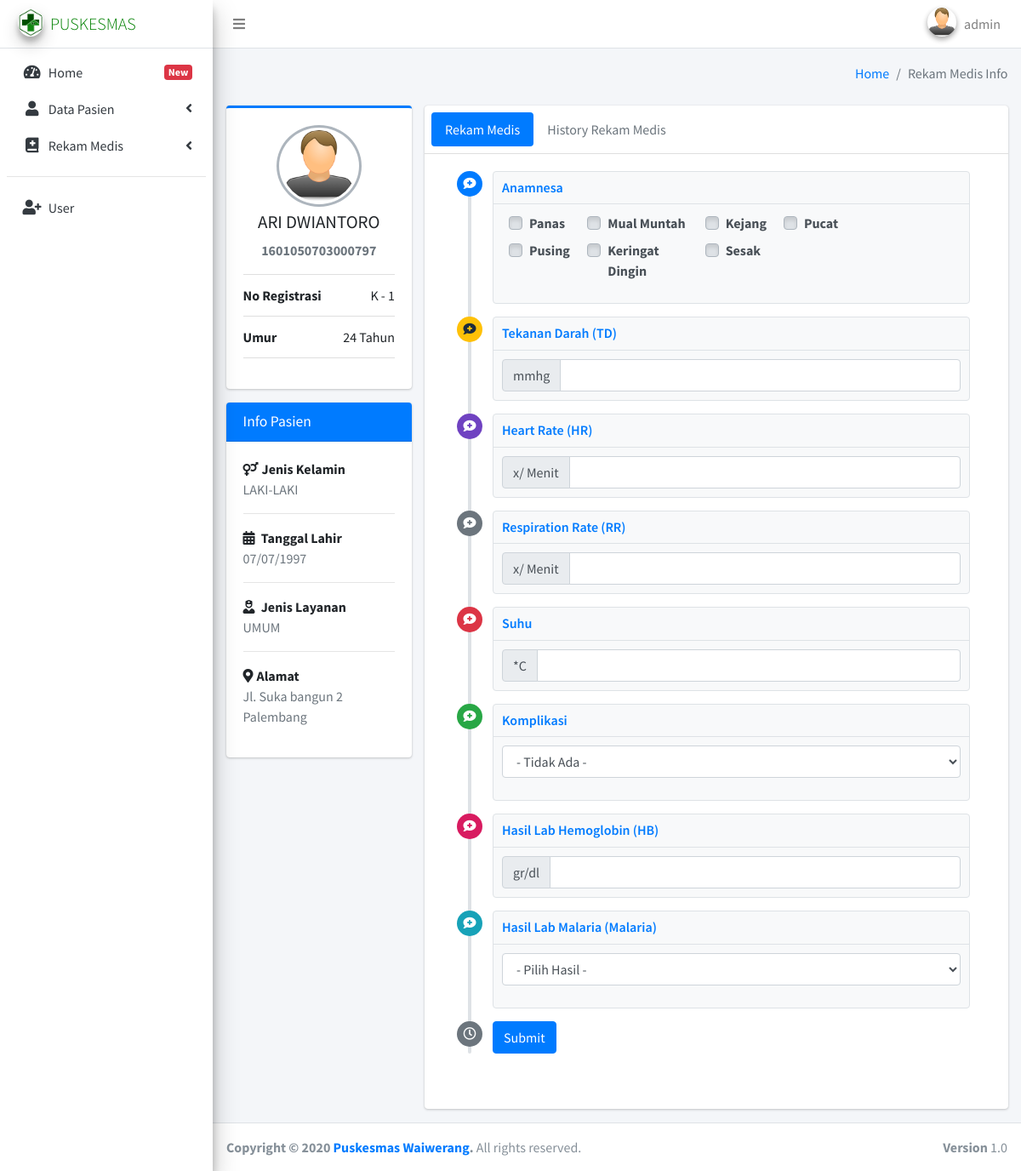
The page /pages/index.php?page=Form_Rekmde&id=1 (signed in) on the database its author committed.
### tables this page shows
CREATE TABLE `pasien` (
  `no_pasien` int(30) NOT NULL,
  `nik` varchar(50) NOT NULL,
  `nama` varchar(50) NOT NULL,
  `jk` varchar(2) NOT NULL,
  `tgl_lahir` date NOT NULL,
  `alamat` text NOT NULL,
  `jenis_layanan` varchar(20) NOT NULL,
  `no_layanan` varchar(50) DEFAULT NULL,
  `tanggal_regis` date NOT NULL
);

### pages/rekmed/rekmed_info.php (the view, shortened to what this page needs)
<?php
include "conn/koneksi.php";
$ID = $_GET['id'];
$query = mysqli_query($conn, "SELECT * FROM pasien WHERE no_pasien= $ID");
$data = mysqli_fetch_array($query);
?>
<section class="content-header">
  <div class="container-fluid">
    <div class="row mb-2">
      <div class="col-sm-6">
      </div>
      <div class="col-sm-6">
        <ol class="breadcrumb float-sm-right">
          <li class="breadcrumb-item"><a href="index.php">Home</a></li>
          <li class="breadcrumb-item active">Rekam Medis Info</li>
        </ol>
      </div>
    </div>
  </div>
</section>
<section class="content">
  <div class="container-fluid">
    <div class="row">
      <div class="col-md-3">
        <div class="card card-primary card-outline">
          <div class="card-body box-profile">
            <div class="text-center">
              <img class="profile-user-img img-fluid img-circle"
              src="../dist/img/user.png"
              alt="User profile picture">
            </div>
            <h3 class="profile-username text-center"><?php echo strtoupper($data['nama']);?></h3>
            <p class="text-muted text-center"><b><?php echo $data['nik'];?></b></p>
            <ul class="list-group list-group-unbordered mb-3">
              <li class="list-group-item">
                <b>No Registrasi</b> <a class="float-right">K - <?php echo $data['no_pasien'];?></a>
              </li>
              <li class="list-group-item">
                <b>Umur</b><a class="float-right">
                  <?php
                  $tanggal = new DateTime($data['tgl_lahir']);
                  $today = new DateTime('today');
                  $y = $today->diff($tanggal)->y;
                  $m = $today->diff($tanggal)->m;
                  if($y > "6")
                  {
                    echo $y.' Tahun';
                  }elseif ($y == "0") {
                    echo $m.' Bulan';
                  }elseif ($y > "0") {
                    echo $y.' tahun';
                  };
                  ?>
                </a>
              </li>
            </ul>
          </div>
        </div>
        <div class="card card-primary">
          <div class="card-header">
            <h3 class="card-title">Info Pasien</h3>
          </div>
          <div class="card-body">
            <strong><i class="fas fa-venus-mars mr-1"></i>Jenis Kelamin</strong>
            <p class="text-muted">
              <?php if($data['jk']=="l"){ echo "LAKI-LAKI";}else{ echo "PEREMPUAN";}?>
            </p>
            <hr>
            <strong><i class="fas fa-calendar-alt mr-1"></i> Tanggal Lahir</strong>
            <p class="text-muted"><?php echo date("d/m/Y",strtotime($data['tgl_lahir'])); ?></p>
            <hr>
            <strong><i class="fas fa-user-nurse mr-1"></i> Jenis Layanan</strong>
            <p class="text-muted">
              <?php echo strtoupper($data['jenis_layanan']); ?>
            </p>
            <hr>
            <strong><i class="fas fa-map-marker-alt mr-1"></i>Alamat</strong>
            <p class="text-muted"><?php echo $data['alamat']; ?></p>
          </div>
        </div>
      </div>
      <div class="col-md-9">
        <div class="card">
          <div class="card-header p-2">
            <ul class="nav nav-pills">
                <li class="nav-item"><a class="nav-link active" href="#timeline" data-toggle="tab">Rekam Medis</a></li>
              <li class="nav-item"><a class="nav-link" href="#activity" data-toggle="tab">History Rekam Medis</a></li>
            </ul>
          </div>
          <div class="card-body">
            <div class="tab-content">
              <div class="active tab-pane" id="timeline">
                <form action="" method="post">
                  <div class="timeline timeline-inverse">
                    <div>
                      <i class="fas fa-comment-medical bg-primary"></i>
                      <div class="timeline-item">
                        <h3 class="timeline-header"><a href="#">Anamnesa</a></h3>
                        <div class="timeline-body">
                          <div class="row">
                            <div class="col-md-2">
                              <div class="form-group ml-2">
                                <div class="custom-control custom-checkbox mb-2">
                                  <label for="customCheckbox1" class="custom-control-label">Panas</label>
                                </div>
                                <div class="custom-control custom-checkbox">
                                  <label for="customCheckbox2" class="custom-control-label">Pusing</label>
                                </div>
                              </div>
                            </div>
                            <div class="col-md-3">
                              <div class="form-group ml-2">
                                <div class="custom-control custom-checkbox mb-2">
                                  <label for="customCheckbox3" class="custom-control-label">Mual Muntah</label>
                                </div>
                                <div class="custom-control custom-checkbox">
                                  <label for="customCheckbox4" class="custom-control-label">Keringat Dingin</label>
                                </div>
                              </div>
                            </div>
                            <div class="col-md-2">
                              <div class="form-group ml-2">
                                <div class="custom-control custom-checkbox mb-2">
                                  <label for="customCheckbox5" class="custom-control-label">Kejang</label>
                                </div>
                                <div class="custom-control custom-checkbox">
                                  <label for="customCheckbox6" class="custom-control-label">Sesak</label>
                                </div>
                              </div>
                            </div>
                            <div class="col-md-2">
                              <div class="form-group ml-2">
                                <div class="custom-control custom-checkbox mb-2">
                                  <label for="customCheckbox7" class="custom-control-label">Pucat</label>
                                </div>
                              </div>
                            </div>
                          </div>
                        </div>
                      </div>
                    </div>
                    <div>
                      <i class="fas fa-comment-medical bg-warning"></i>
                      <div class="timeline-item">
                        <h3 class="timeline-header"><a href="#">Tekanan Darah (TD)</a></h3>
                        <div class="timeline-body">
                          <div class="input-group">
                            <div class="input-group-prepend">
                              <span class="input-group-text">mmhg</span>
                            </div>
                            <input type="text" class="form-control" name="td"
                            data-inputmask="'mask': ['99/99', '999/99']" data-mask required>
                          </div>
                        </div>
                      </div>
                    </div>
                    <div>
                      <i class="fas fa-comment-medical bg-purple"></i>
                      <div class="timeline-item">
                        <h3 class="timeline-header"><a href="#">Heart Rate (HR)</a></h3>
                        <div class="timeline-body">
                          <div class="input-group">
                            <div class="input-group-prepend">
                              <span class="input-group-text"> x/ Menit </span>
                            </div>
                            <input type="number" class="form-control" name="hr" required>
                          </div>
                        </div>
                      </div>
                    </div>
                    <div>
                      <i class="fas fa-comment-medical bg-secondary"></i>
                      <div class="timeline-item">
                        <h3 class="timeline-header"><a href="#">Respiration Rate (RR)</a></h3>
                        <div class="timeline-body">
                          <div class="input-group">
                            <div class="input-group-prepend">
                              <span class="input-group-text"> x/ Menit </span>
                            </div>
                            <input type="number" class="form-control" name="rr" required>
                          </div>
                        </div>
                      </div>
                    </div>
                    <div>
                      <i class="fas fa-comment-medical bg-danger"></i>
                      <div class="timeline-item">
                        <h3 class="timeline-header"><a href="#">Suhu</a></h3>
                        <div class="timeline-body">
                          <div class="input-group">
                            <div class="input-group-prepend">
                              <span class="input-group-text">*C</span>
                            </div>
                            <input type="text" class="form-control" name="suhu"
                            data-inputmask="'mask': ['99.9']" data-mask required>
                          </div>
                        </div>
                      </div>
                    </div>
                    <div>
                      <i class="fas fa-comment-medical bg-green"></i>
                      <div class="timeline-item">
                        <h3 class="timeline-header"><a href="#">Komplikasi</a></h3>
                        <div class="timeline-body">
                          <div class="form-group">
                            <select class="form-control select2" name="kom" style="width: 100%;">
                              <option selected="selected" value="0Tidak Ada">- Tidak Ada -</option>
                            </select>
                          </div>
                        </div>
                      </div>
                    </div>
                    <div>
                      <i class="fas fa-comment-medical bg-maroon"></i>
                      <div class="timeline-item">
                        <h3 class="timeline-header"><a href="#">Hasil Lab Hemoglobin (HB)</a></h3>
                        <div class="timeline-body">
                          <div class="input-group">
                            <div class="input-group-prepend">
                              <span class="input-group-text">gr/dl</span>
                            </div>
                            <input type="text" class="form-control" name="hb"
                            data-inputmask="'mask': ['9.9', '99.9']" data-mask required>
                          </div>
                        </div>
                      </div>
                    </div>
                    <div>
                      <i class="fas fa-comment-medical bg-info"></i>
                      <div class="timeline-item">
                        <h3 class="timeline-header"><a href="#">Hasil Lab Malaria (Malaria)</a></h3>
                        <div class="timeline-body">
                          <div class="form-group">
                            <select class="form-control select2" name="malaria" style="width: 100%;">
                              <option selected="selected">- Pilih Hasil -</option>
                            </select>
                          </div>
                        </div>
                      </div>
                    </div>
                    <div>
                      <i class="far fa-clock bg-gray"></i>
                      <div class="timeline-item" style="background:white;border:0px">
                        <button type="submit" class="btn btn-primary" name="submit">Submit</button>
                      </div>
                    </div>
                  </div>
                </form>
              </div>
            </div>
          </div>
        </div>
      </div>
    </div>
  </div>
</section>

### rows shown on the page
pasien: nama "ARI DWIANTORO", nik "1601050703000797", no_pasien "1", tgl_lahir "24", tgl_lahir "07/07/1997", jenis_layanan "UMUM", alamat "Jl. Suka bangun 2 Palembang"

### other values the page prints
$_SESSION['user'] "admin"
